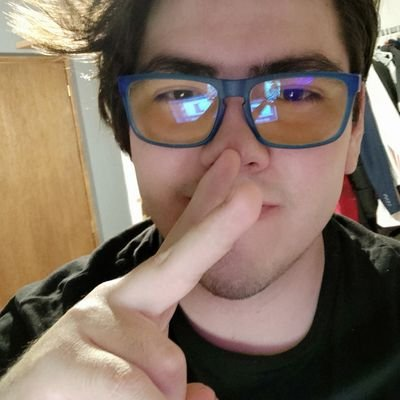
%> input picture zgafimagenes/kabal.jpg, 400 x 400 px
$ octave Arcoiris.m   (GNU Octave 9; MATLAB toolbox functions it lacks are replaced by stand-ins)
%> lines starting %> are read from the running program, lines starting %| are printed output that depends on the picture
%%Arcoiris

imag=imread('kabal.jpg', 'jpg');
%> imag is the input picture: size 400x400x3 uint8; mean R, G, B 131.2, 112, 97.4
imagesc(imag)

 %ROJO
imag1=imread('kabal.jpg', 'jpg');
R=imag1(:,:,1);
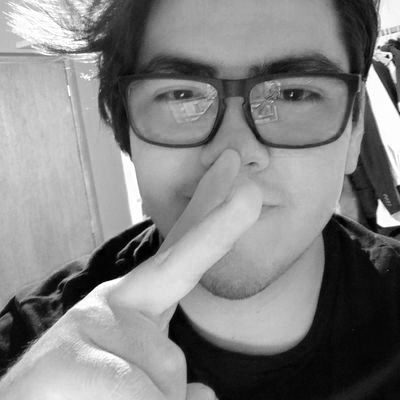
%> R: size 400x400 uint8; min 0, max 255, mean 131.2
 imag1(:,:,2)=0;
 imag1(:,:,3)=0;
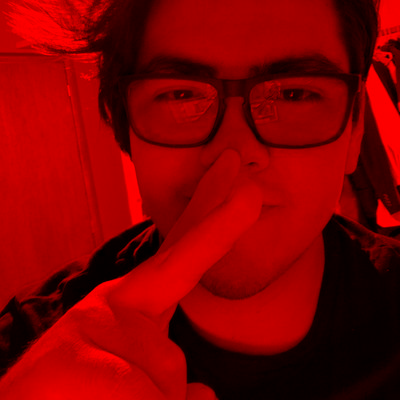
%> imag1: size 400x400x3 uint8; mean R, G, B 131.2, 0, 0

 image(imag1);
 %VERDE
imag2=imread('kabal.jpg', 'jpg');
G=imag2(:,:,1);
imag2(:,:,1)=0;
imag2(:,:,3)=0;
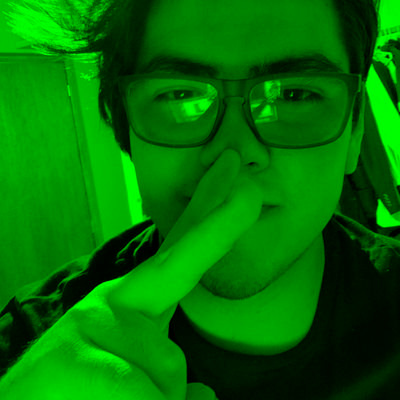
%> imag2: size 400x400x3 uint8; mean R, G, B 0, 112, 0

 image(imag2)

 %AZUL
imag3=imread('kabal.jpg', 'jpg');
B=imag3(:,:,1);
imag3(:,:,2)=0;
imag3(:,:,1)=0;
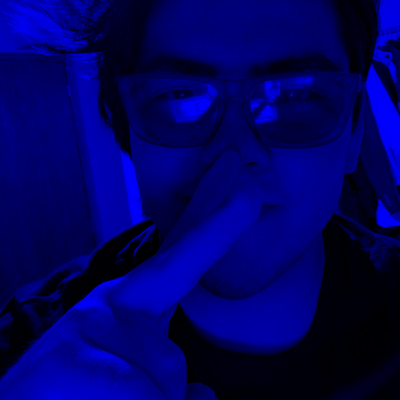
%> imag3: size 400x400x3 uint8; mean R, G, B 0, 0, 97.4

 image(imag3)
 %AMARILLO
imag4=imread('kabal.jpg', 'jpg');
 A=imag4(:,:,3);
imag4(:,:,3)=0;
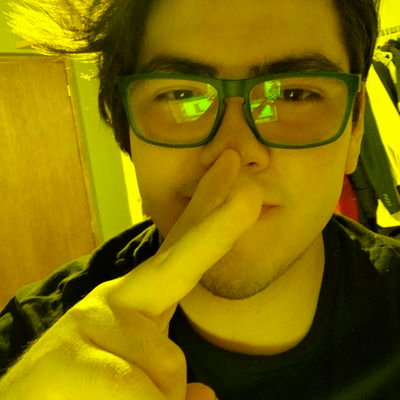
%> imag4: size 400x400x3 uint8; mean R, G, B 131.2, 112, 0
imag4(:,:,3)=0;

 image(imag4)

 %NARANJA
imag5=imread('kabal.jpg', 'jpg');
 N=imag5(:,:,2);
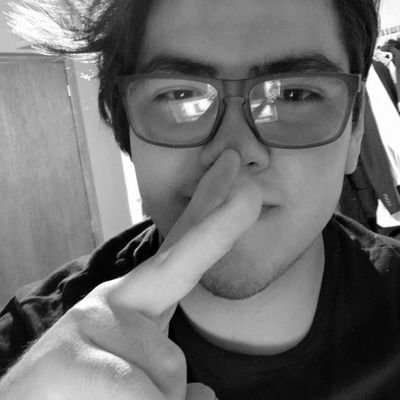
%> N: size 400x400 uint8; min 0, max 255, mean 112
imag5(:,:,2)=76;
imag5(:,:,3)=0;
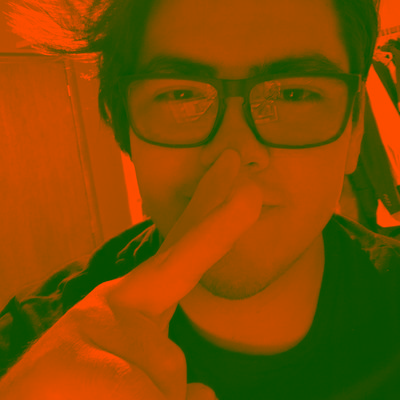
%> imag5: size 400x400x3 uint8; mean R, G, B 131.2, 76, 0

 image(imag5)
 %MORADO
imag6=imread('kabal.jpg', 'jpg');

 M=imag6(:,:,1);
%imag6(:,:,2)=70;
imag6(:,:,2)=0;

 image(imag6)

 %ROSA
 imag7=imread('kabal.jpg', 'jpg');
 RO=imag7(:,:,1);
imag7(:,:,1)=0;
imag7(:,:,1)=10;

 image(imag7)

 %IMPRESION
 subplot(3,3,1);imagesc(imag); axis off; title ('Original');
 subplot(3,3,2);imagesc(imag1); axis off; title ('Rojo');
 subplot(3,3,3);imagesc(imag2); axis off; title ('Verde')
 subplot(3,3,4);imagesc(imag3); axis off;  title ('Azul')
 subplot(3,3,5);imagesc(imag4); axis off;  title ('Amarillo')
 subplot(3,3,6);imagesc(imag5); axis off;  title ('Naranja')
 subplot(3,3,7);imagesc(imag7); axis off;  title ('Cyan')
 subplot(3,3,8);imagesc(imag6); axis off;  title ('Rosa')

$ run again, with zgafimagenes/craneo.jpg copied over zgafimagenes/kabal.jpg
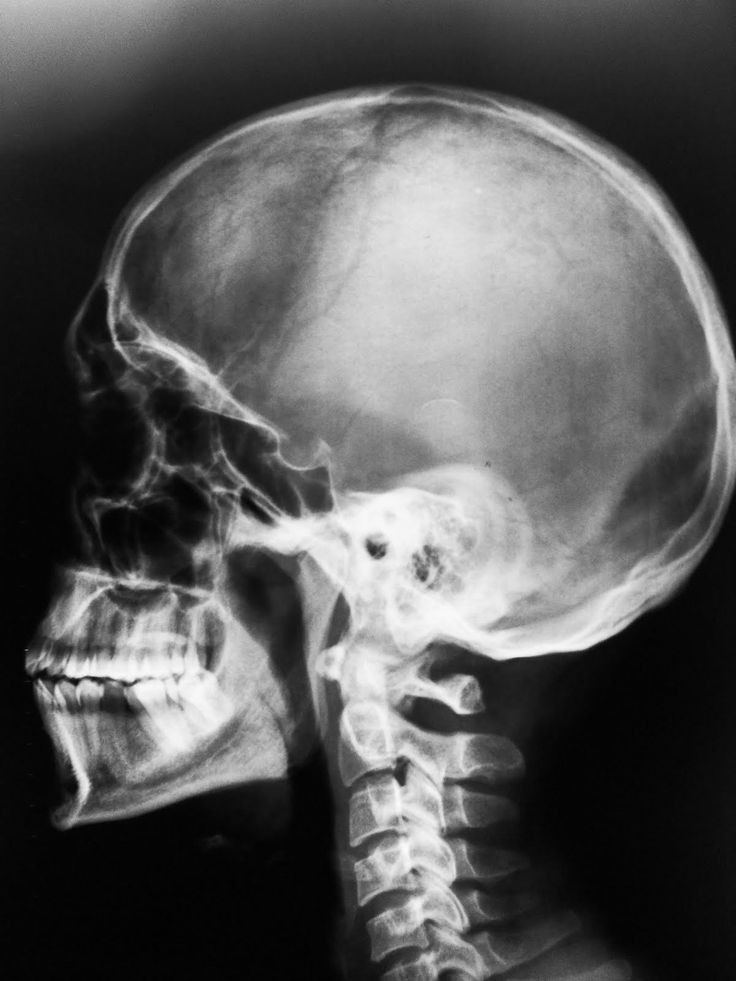
%> input picture zgafimagenes/craneo.jpg, 736 x 981 px
%> imag is the input picture: size 981x736x3 uint8; min 0, max 252, mean 89.6
%> `imag4(:,:,3)=0;`:
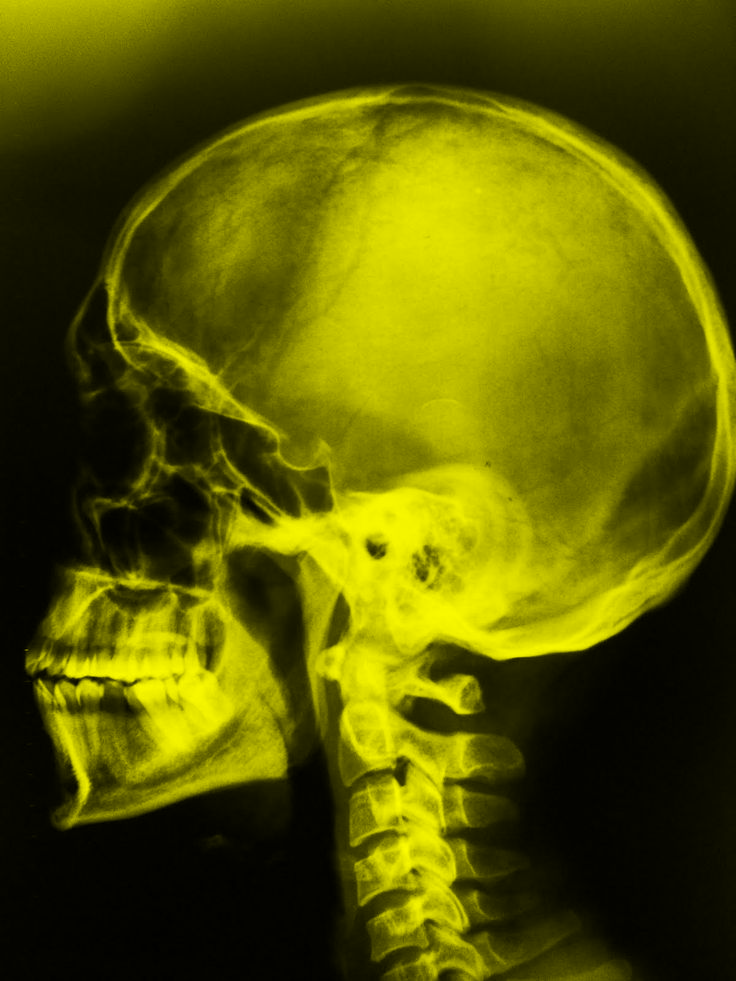
%> imag4: size 981x736x3 uint8; mean R, G, B 89.6, 89.6, 0
%> `imag5(:,:,3)=0;`:
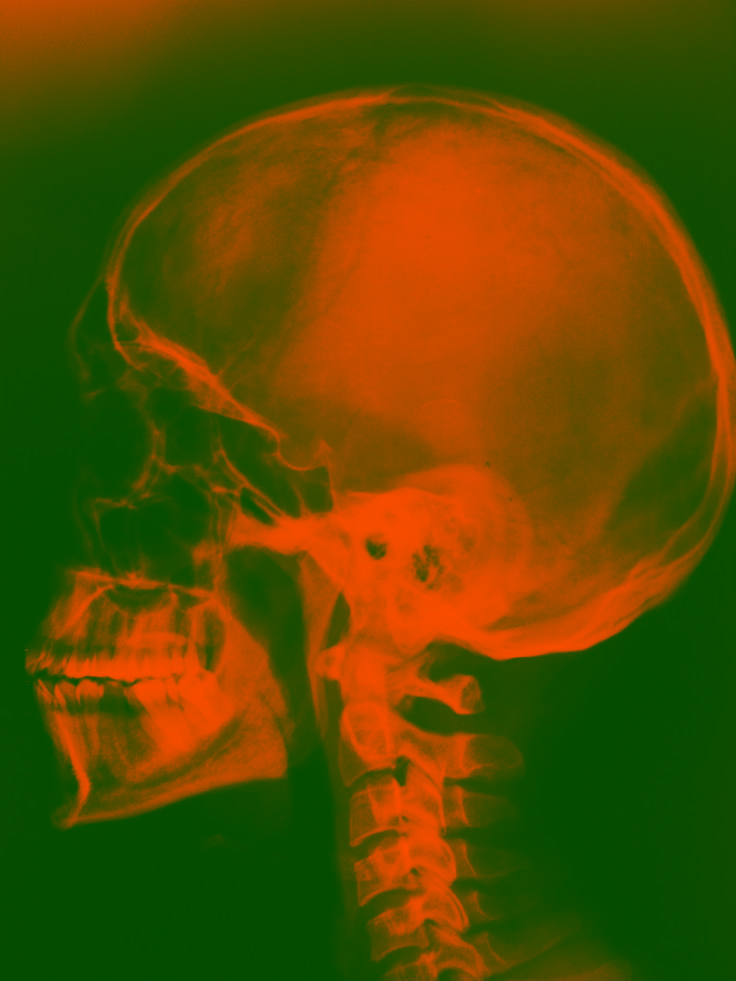
%> imag5: size 981x736x3 uint8; mean R, G, B 89.6, 76, 0

$ run again, with zgafimagenes/admin.png saved as zgafimagenes/kabal.jpg
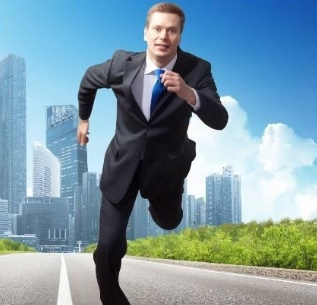
%> input picture zgafimagenes/admin.png, 317 x 305 px
%> imag is the input picture: size 305x317x3 uint8; mean R, G, B 122.8, 152, 165.3
%> `N=imag5(:,:,2);`:
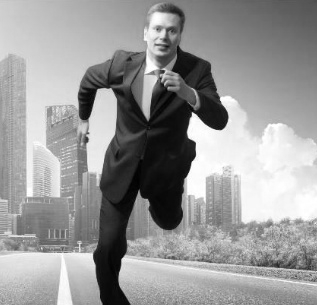
%> N: size 305x317 uint8; min 1, max 255, mean 152
%> `imag5(:,:,3)=0;`:
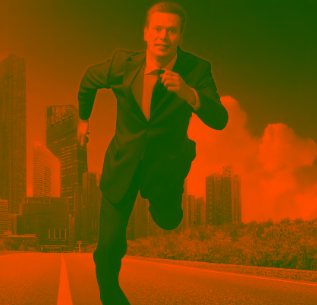
%> imag5: size 305x317x3 uint8; mean R, G, B 122.8, 76, 0
